Frame 1 (no input): blank canvas, image omitted
Frame 60 (no input): blank canvas, image omitted
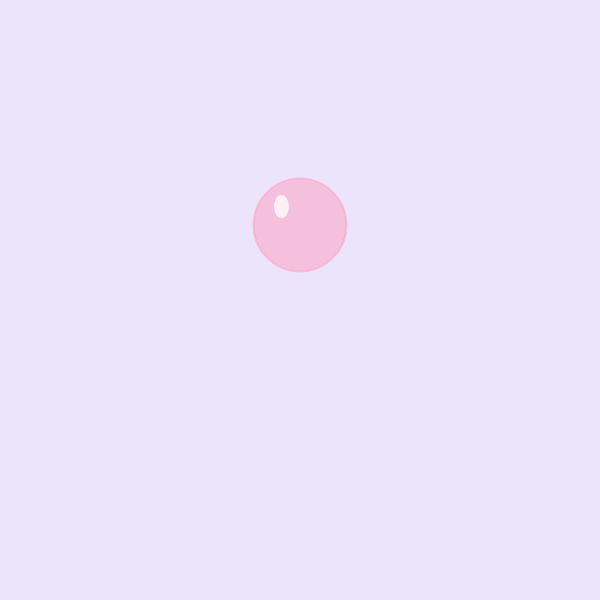
Frame 120 (the mouse pressed at the canvas centre since frame 60)

The p5.js sketch whose frames 1 and 60 were blank and that drew this single picture after the mouse press (run headless with seeded random() and noise() and a simulated clock; from frame 60 on, the mouse is pressed at the canvas centre):

// p5.js sketch
// ── sketch.js
let bubbleList = [];
let bubbleColors = [];

class Bubble {
  constructor(x, y, s, c) {
    this.x = x;
    this.y = y;
    this.s = s;
    this.c = c;
    this.speed = random(0.5, 1.5);
  }

//bubble body
  display() {
    stroke(this.c);
    strokeWeight(2);
    fill(this.c);
    ellipse(this.x, this.y, this.s);
  
  //white highlight
  noStroke();
  fill(255, 190);
  ellipse(
    this.x - this.s * 0.2, 
    this.y - this.s * 0.2, 
    this.s * 0.16,
    this.s * 0.25
  );
}

floatUp() {
  this.y -= this.speed;
 }
}

function setup() {
  createCanvas(600, 600);

bubbleColors = [
  color(255, 160, 195, 130),
  color(140, 225, 200, 130),
  color(145, 190, 255, 130),
  color(255, 220, 130, 130),
];

}


function draw() {
  background(235, 228, 250);
  for (let i = bubbleList.length - 1; i >= 0; i--) {
    bubbleList[i].floatUp();
    
    if (bubbleList[i].y < -bubbleList[i].s / 2) {
      bubbleList.splice(i, 1);
    }
}
for (let i = 0; i < bubbleList.length; i++) {
  bubbleList[i].display();
}
noStroke();
fill(85, 70, 110);
textSize(14);
text("Click: add a bubble | Space: remove oldest", 20);
}

function mousePressed() {
  if(mouseX >= 0 && mouseX < width && mouseY >= 0 && mouseY < height) {
    bubbleList.push(
      new Bubble(mouseX, mouseY, random(50, 110), random(bubbleColors))
    );
  }
}

function keyPressed() {
  if (key == " ") {
    bubbleList.splice(0, 1);
    return false; // prevent default behavior of space key (scrolling)
  }
}
// ── readme.html
<!DOCTYPE html>
<html lang="en">
<head>
  <meta charset="UTF-8">
  <script src="sketch.js"></script>
  <title>Sketch Name</title> <!--Update your title here-->
  <!--Add style to your code within the style tag <style></style>
  Read the W3Schools CSS Intro for more: https://www.w3schools.com/css/css_intro.asp 
  -->
  <style>
    body {
      font-family: sans-serif;
      margin: 2em;
      /*padding: 1em;*/
      color: #000000;
      background-color: #f0f0f0;
    }

    a {
      color: rgb(0,0,255);
    }

    a:hover {
      text-decoration: dashed;
    }

    h1 {
      /* Insert your own style here */
    }

    h2 {
      /* Insert your own style here */
    }
  </style>
</head>

<body>
    <h1>Week8 Sketch</h1>
    <p>I created an interactive sketch with pastel bubbles that slowly float upward. Clicking adds a new bubble using `push()`, while pressing the space bar removes the oldest bubble using `splice()`. Bubbles are also removed from the array once they leave the canvas. Each bubble is an instance of my Bubble class, which controls its appearance and movement. I chose soft colors and transparent overlapping shapes to create a calm, playful atmosphere where users can change the composition by adding and removing bubbles.</p>
    <p><a href="index.html" target="_blank">Link to sketch</a></p>

   <h2>Resources</h2>
   <ul>
    <li><a href="https://docs.google.com/document/d/1ytFXckYigSr095CBdGtUypHKawH9RidCi1IyC_0nI1c/edit?tab=t.0#heading=h.ugxwhyv3tv4l" target="_blank">Melody Loveless' notes</a></li>
    <li><a href="https://p5js.org/reference/p5/keyPressed/" target="_blank">Key Pressed() and return false</a></li>
    
   </ul>

    <!--Replace with your own image-->
    <!--You can limit the size of your displayed image using "height" or "width" -->
    <img src="./media/bubble.jpeg" height="500px" alt="This the alt description of this image. This is a picture of a cat."></img>
</body>
</html>
